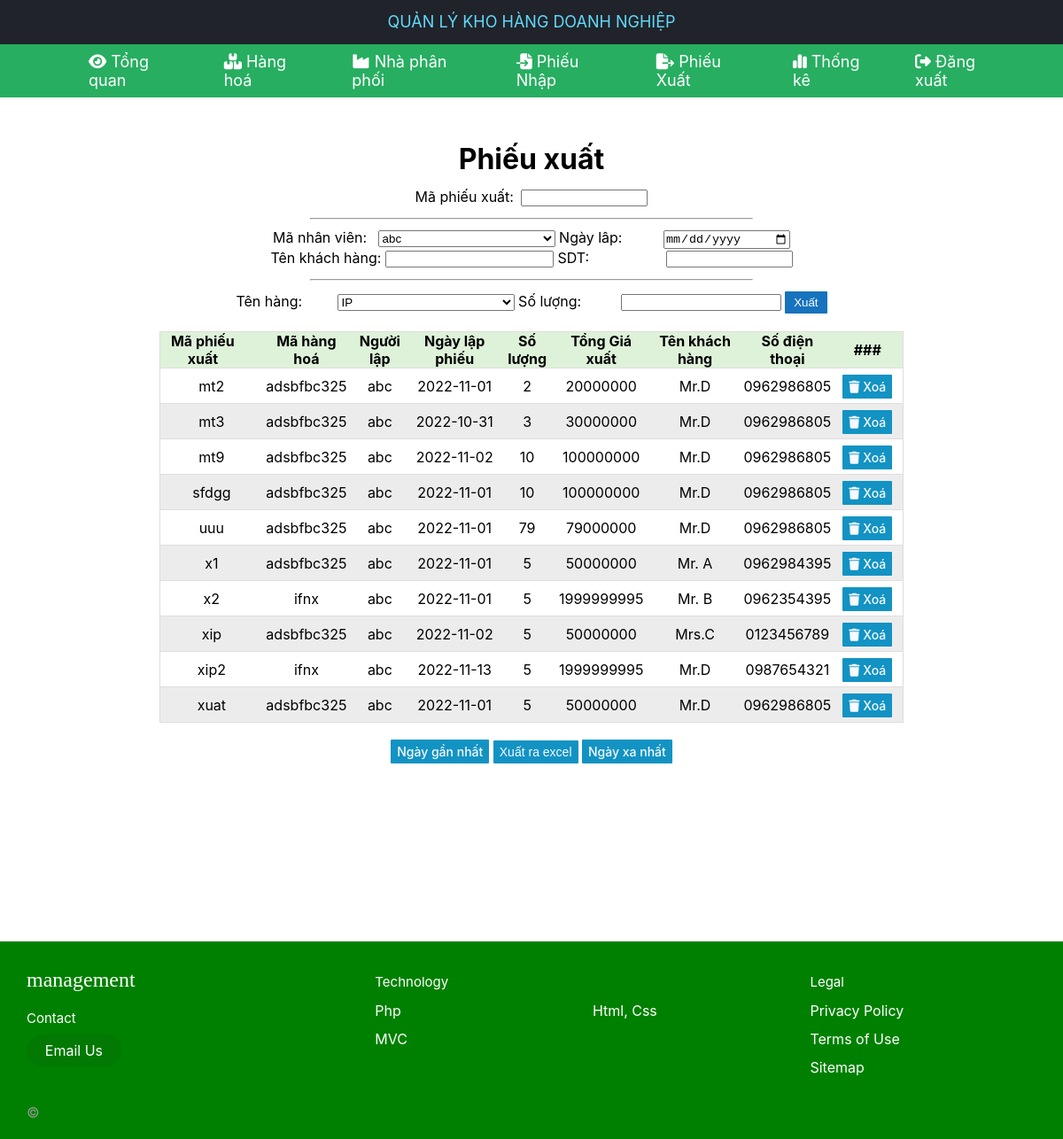
The app's page /71DCTT23_QuanLyKhoHang/PhieuXuat (signed in) with its own data.
### tables this page shows
CREATE TABLE `tblphieuxuat` (
  `Phieuxuat_ma` varchar(10) NOT NULL,
  `Hanghoa_ma` varchar(10) NOT NULL,
  `Nguoidung_ten` varchar(10) NOT NULL,
  `Phieuxuat_ngay` date NOT NULL,
  `Phieuxuat_sl` int(11) NOT NULL,
  `Phieuxuat_cost` bigint(20) NOT NULL,
  `Phieuxuat_customer` varchar(50) NOT NULL,
  `Phieuxuat_sdt` char(10) NOT NULL,
  `Profit` bigint(20) NOT NULL
);

### 71DCTT23_QuanLyKhoHang/mvc/core/Controller.php (called while the page is built, shortened)
<?php
class Controller{
    public function view($view, $data=[]){
        require_once "./mvc/views/".$view.".php";
    }
}
?>

### 71DCTT23_QuanLyKhoHang/mvc/core/Apps.php (called while the page is built, shortened)
<?php
    class App{
        protected $action="Show";
        function __construct(){
            $arr = $this->UrlHandle();
            if(file_exists("./mvc/controllers/".$arr[0].".php")){
                unset($arr[0]);
            }
            $this->params = $arr?array_values($arr):[];
            call_user_func_array([new $this->controllers, $this->action] , $this->params);
        }
        function UrlHandle(){
            if(isset($_GET["url"])){
                return explode("/",filter_var(trim($_GET["url"],"/")));
            }
        }
    }
?>

### 71DCTT23_QuanLyKhoHang/index.php (called while the page is built, shortened)
<?php
$myApp = new App();
?>

### 71DCTT23_QuanLyKhoHang/mvc/core/DB.php (called while the page is built, shortened)
<?php
    class DB{
        protected $servername = "localhost";
        protected $username = "root";
        protected $password = "";
        protected $dbname = "db_quanlykho";
        function __construct(){
            $this->con = mysqli_connect($this->servername,$this->username,$this->password,$this->dbname);
        }
    }
?>

### 71DCTT23_QuanLyKhoHang/mvc/models/NguoiDungModel.php (called while the page is built, shortened)
<?php
    class NguoiDungModel extends DB {
        public function NguoiDung_Show(){
            $sql = "SELECT * FROM tblnguoidung";
            $query = mysqli_query($this->con,$sql);
            return  $query;
        }
    }
?>

### 71DCTT23_QuanLyKhoHang/mvc/models/HangHoaModel.php (called while the page is built, shortened)
<?php
class HangHoaModel extends DB{
    public function HangHoa_Show(){
        $sql = "SELECT tblkho.Hanghoa_ma,Hanghoa_ten,Hanghoa_dvt,Hanghoa_gia,Kho_sl,Hanghoa_xuat FROM tblkho INNER JOIN tblhanghoa ON tblkho.Hanghoa_ma = tblhanghoa.Hanghoa_ma";
        $query = mysqli_query($this->con,$sql);
        return  $query;
    }
}
?>

### 71DCTT23_QuanLyKhoHang/mvc/models/PhieuXuatModel.php (called while the page is built, shortened)
<?php
    class PhieuXuatModel extends DB {
        public function PhieuXuat_Show(){
            $sql = "SELECT * FROM tblphieuxuat";
            $query = mysqli_query($this->con,$sql);
            return  $query;
        }
    }
?>

### 71DCTT23_QuanLyKhoHang/mvc/views/pages/PhieuXuatView.php (the view, shortened to what this page needs)
<!DOCTYPE html>
<html>
<head>
    <link rel="stylesheet" href="http://localhost/71DCTT23_QuanLyKhoHang/public/css/TrangChu.css">
    <link rel="stylesheet" type="text/css" href="https://cdnjs.cloudflare.com/ajax/libs/font-awesome/6.1.2/css/all.min.css">
</head>
<body style="margin-top:160px ;">
    <div class="container">
        <div class="content">
            <center>
            <h1> Phiếu xuất </h1>
        <form action="http://localhost/71DCTT23_QuanLyKhoHang/PhieuXuat/XuLyThem_PhieuXuat" method="POST">
       <p style='display:inline; margin-top: 15px;'>Mã phiếu xuất: </p>
       <input style = 'margin-top: 15px; width: 143px; margin-left: 4px;'' type='text' name='txtphieunhap'/><br>
       <hr style="width: 500px; margin-top: 13px;margin-bottom:10px;">
       <p style='display:inline; '> Mã nhân viên: </p>
         <select name="txtnv" style="width: 200px; margin-left: 8px; ">
            <?php
            while($row = mysqli_fetch_array($data["query2"]))
                {
            ?>
             <option value="<?php echo $row[0] ?>"><?php echo $row[0] ?></option>
            <?php }?>
       </select>
       <p style="display: inline; margin-left: 0px;">Ngày lâp: </p>
       <input style="margin-left: 42px; width: 143px; " type="date" name="txtngay">
       <br>
       <p style="display: inline; margin-left: 0px;">Tên khách hàng: </p>
       <input style="width: 190px;" type="text" name="txtcus">
       <p style="display: inline; margin-left: 0px; padding-right:40px;">SDT: </p>
       <input style="margin-left: 42px; width: 143px;" type="text" name="txtnumber">
       <br>
       <hr style="width: 500px; margin-top: 13px;">
       <p style='display:inline;'> Tên hàng: </p>
         <select name="txttenhang" style="width: 200px; margin-left:35px; ">
            <?php
            while($row = mysqli_fetch_array($data["query1"]))
                {
            ?>
             <option value="<?php echo $row[0] ?>"><?php echo $row[1] ?></option>
            <?php }?>
       </select>
       <p style='display:inline; margin-top: 15px;'>Số lượng: </p>
       <input style = 'margin-top: 15px;margin-left: 40px' type='text' name='txtsl'/>
       <input type="submit" name="btnthem" value="Xuất" style="background-color: rgb(23,115,189); color: white; border-radius: 1px;border: none;padding: 5px 10px;">
    </form>
             <table border="1" style="background-color: #fff; width:70%;" id="Content_ID">
                <tr bgcolor="#fff" style="color:#000; font-weight:bold">
                    <td style="padding-right:20px;">Mã phiếu xuất</td>
                    <td>Mã hàng hoá</td>
                    <td>Người lập</td>
                    <td>Ngày lập phiếu</td>
                    <td>Số lượng</td>
                    <td>Tổng Giá xuất</td>
                    <td>Tên khách hàng</td>
                    <td>Số điện thoại</td>
                    <td style="width: 80px;">###</td>
                </tr>
                <?php
                    while($row = mysqli_fetch_array($data["result"]))
                    { ?>
                         <tr>
                        <td><?php echo $row['Phieuxuat_ma'];?></td>
                        <td><?php echo $row['Hanghoa_ma'];?></td>
                        <td><?php echo $row['Nguoidung_ten'];?></td>
                        <td><?php echo $row['Phieuxuat_ngay'];?></td>
                        <td><?php echo $row['Phieuxuat_sl'];?></td>
                        <td><?php echo $row['Phieuxuat_cost'];?></td>
                        <td><?php echo $row['Phieuxuat_customer'];?></td>
                        <td><?php echo $row['Phieuxuat_sdt'];?></td>
                        <td><a class='btn-xoa' href='http://localhost/71DCTT23_QuanLyKhoHang/PhieuXuat/Xoa_PhieuXuat/<?php echo $row["Phieuxuat_ma"]; ?>/<?php echo $row["Hanghoa_ma"]; ?>' OnClick ="return confirm('Bạn có muốn xoá không')"><i class='fa-solid fa-trash'></i> Xoá </a></td>
                        </tr>
                 <?php   }
                    ?>
                </table>
                <a class="btn-sua" href="http://localhost/71DCTT23_QuanLyKhoHang/PhieuXuat/Filter/1">Ngày gần nhất</a>
                <input class="btn-sua" type="button" style="text-align: center; border: none; cursor:pointer;" onclick="tableToExcel('Content_ID')" value="Xuất ra excel">
                <a class="btn-sua" href="http://localhost/71DCTT23_QuanLyKhoHang/PhieuXuat/Filter/2">Ngày xa nhất</a>
                </center>
    </div>
    </div>
</body>
</html>

### 71DCTT23_QuanLyKhoHang/public/css/TrangChu.css (style rules this page uses)
* { padding: 0; margin: 0; box-sizing: border-box; }
:root { --white: #fff; }
html { font-family: -apple-system, BlinkMacSystemFont, Segoe UI, Roboto, Oxygen, Ubuntu, Cantarell, Fira Sans, Droid Sans, Helvetica Neue, sans-serif; }
a { text-decoration: none; }
table { padding: 0; border: none; border-collapse: collapse; border: 0.1px solid #ddd; width: 700px; margin: 20px; }
table td { text-align: center; padding: 0; border: none ; border-collapse: collapse; }
tr { height:40px; border-bottom: solid 0.1px #dedede ; }
tr:nth-child(odd) { background: #ececec; }
tr:nth-child(1) { background:#def2d9 }
.btn-sua,.btn-xoa { font-size: 14px; padding: 5px 7px; background-color: #1293c3; border-radius: 1px; color: #f7f9ff; font-weight: 500; }

### 71DCTT23_QuanLyKhoHang/mvc/views/TrangChu.php (style rules this page uses)
*, *:before, *:after { box-sizing: border-box; }
a { color: white; }

### records on screen
tblphieuxuat: Phieuxuat_ma "mt2", Hanghoa_ma "adsbfbc325", Nguoidung_ten "abc", Phieuxuat_ngay "2022-11-01", Phieuxuat_sl "2", Phieuxuat_cost "20000000", Phieuxuat_customer "Mr.D", Phieuxuat_sdt "0962986805"
tblphieuxuat: Phieuxuat_ma "mt3", Hanghoa_ma "adsbfbc325", Nguoidung_ten "abc", Phieuxuat_ngay "2022-10-31", Phieuxuat_sl "3", Phieuxuat_cost "30000000", Phieuxuat_customer "Mr.D", Phieuxuat_sdt "0962986805"
tblphieuxuat: Phieuxuat_ma "mt9", Hanghoa_ma "adsbfbc325", Nguoidung_ten "abc", Phieuxuat_ngay "2022-11-02", Phieuxuat_sl "10", Phieuxuat_cost "100000000", Phieuxuat_customer "Mr.D", Phieuxuat_sdt "0962986805"
tblphieuxuat: Phieuxuat_ma "sfdgg", Hanghoa_ma "adsbfbc325", Nguoidung_ten "abc", Phieuxuat_ngay "2022-11-01", Phieuxuat_sl "10", Phieuxuat_cost "100000000", Phieuxuat_customer "Mr.D", Phieuxuat_sdt "0962986805"
tblphieuxuat: Phieuxuat_ma "uuu", Hanghoa_ma "adsbfbc325", Nguoidung_ten "abc", Phieuxuat_ngay "2022-11-01", Phieuxuat_sl "79", Phieuxuat_cost "79000000", Phieuxuat_customer "Mr.D", Phieuxuat_sdt "0962986805"
tblphieuxuat: Phieuxuat_ma "x1", Hanghoa_ma "adsbfbc325", Nguoidung_ten "abc", Phieuxuat_ngay "2022-11-01", Phieuxuat_sl "5", Phieuxuat_cost "50000000", Phieuxuat_customer "Mr. A", Phieuxuat_sdt "0962984395"
tblphieuxuat: Phieuxuat_ma "x2", Hanghoa_ma "ifnx", Nguoidung_ten "abc", Phieuxuat_ngay "2022-11-01", Phieuxuat_sl "5", Phieuxuat_cost "1999999995", Phieuxuat_customer "Mr. B", Phieuxuat_sdt "0962354395"
tblphieuxuat: Phieuxuat_ma "xip", Hanghoa_ma "adsbfbc325", Nguoidung_ten "abc", Phieuxuat_ngay "2022-11-02", Phieuxuat_sl "5", Phieuxuat_cost "50000000", Phieuxuat_customer "Mrs.C", Phieuxuat_sdt "0123456789"
tblphieuxuat: Phieuxuat_ma "xip2", Hanghoa_ma "ifnx", Nguoidung_ten "abc", Phieuxuat_ngay "2022-11-13", Phieuxuat_sl "5", Phieuxuat_cost "1999999995", Phieuxuat_customer "Mr.D", Phieuxuat_sdt "0987654321"
tblphieuxuat: Phieuxuat_ma "xuat", Hanghoa_ma "adsbfbc325", Nguoidung_ten "abc", Phieuxuat_ngay "2022-11-01", Phieuxuat_sl "5", Phieuxuat_cost "50000000", Phieuxuat_customer "Mr.D", Phieuxuat_sdt "0962986805"

### other values on screen
form field txtnv "abc"
form field txttenhang "IP"
